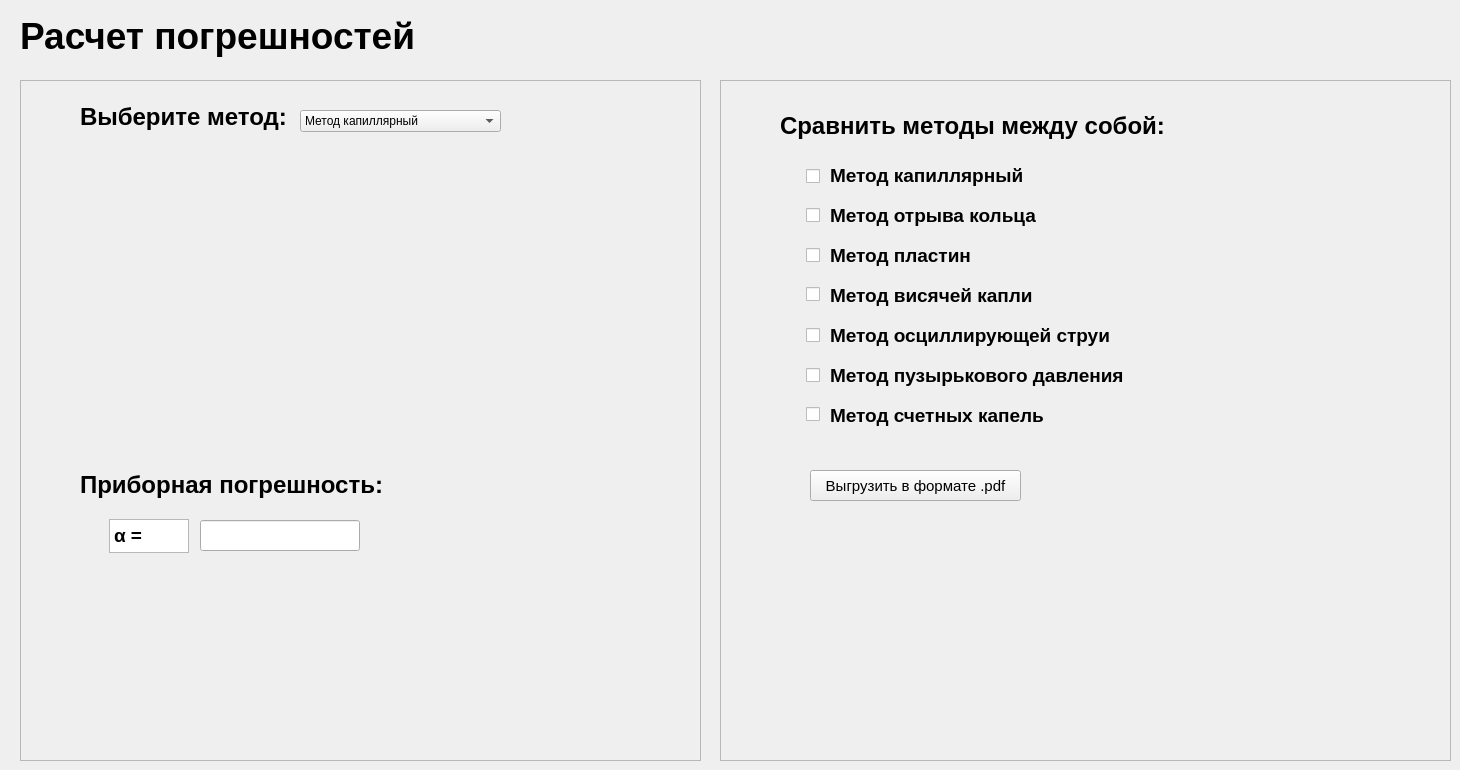
      <widget class="QWidget" name="tab_10">
       <attribute name="title">
        <string>Расчет погрешностей</string>
       </attribute>
       <widget class="QLabel" name="label_44">
        <property name="geometry">
         <rect>
          <x>20</x>
          <y>10</y>
          <width>411</width>
          <height>51</height>
         </rect>
        </property>
        <property name="font">
         <font>
          <family>Segoe UI</family>
          <pointsize>28</pointsize>
          <weight>75</weight>
          <bold>true</bold>
         </font>
        </property>
        <property name="text">
         <string>Расчет погрешностей</string>
        </property>
       </widget>
       <widget class="QFrame" name="frame_15">
        <property name="geometry">
         <rect>
          <x>20</x>
          <y>80</y>
          <width>681</width>
          <height>681</height>
         </rect>
        </property>
        <property name="frameShape">
         <enum>QFrame::StyledPanel</enum>
        </property>
        <property name="frameShadow">
         <enum>QFrame::Raised</enum>
        </property>
        <widget class="QLabel" name="label_49">
         <property name="geometry">
          <rect>
           <x>60</x>
           <y>21</y>
           <width>421</width>
           <height>31</height>
          </rect>
         </property>
         <property name="font">
          <font>
           <family>Segoe UI</family>
           <pointsize>18</pointsize>
           <weight>75</weight>
           <bold>true</bold>
           <underline>false</underline>
          </font>
         </property>
         <property name="text">
          <string>Выберите метод:</string>
         </property>
        </widget>
        <widget class="QComboBox" name="comboBox">
         <property name="geometry">
          <rect>
           <x>280</x>
           <y>30</y>
           <width>201</width>
           <height>22</height>
          </rect>
         </property>
         <item>
          <property name="text">
           <string>Метод капиллярный</string>
          </property>
         </item>
         <item>
          <property name="text">
           <string>Метод отрыва кольца</string>
          </property>
         </item>
         <item>
          <property name="text">
           <string>Метод пластин</string>
          </property>
         </item>
         <item>
          <property name="text">
           <string>Метод висячей капли</string>
          </property>
         </item>
         <item>
          <property name="text">
           <string>Метод осциллирующей струи</string>
          </property>
         </item>
         <item>
          <property name="text">
           <string>Метод пузырькового давления</string>
          </property>
         </item>
         <item>
          <property name="text">
           <string>Метод счетных капель</string>
          </property>
         </item>
        </widget>
        <widget class="QLabel" name="label_53">
         <property name="geometry">
          <rect>
           <x>60</x>
           <y>389</y>
           <width>421</width>
           <height>31</height>
          </rect>
         </property>
         <property name="font">
          <font>
           <family>Segoe UI</family>
           <pointsize>18</pointsize>
           <weight>75</weight>
           <bold>true</bold>
           <underline>false</underline>
          </font>
         </property>
         <property name="text">
          <string>Приборная погрешность:</string>
         </property>
        </widget>
        <widget class="QLineEdit" name="lineEdit_69">
         <property name="geometry">
          <rect>
           <x>180</x>
           <y>440</y>
           <width>160</width>
           <height>31</height>
          </rect>
         </property>
         <property name="font">
          <font>
           <family>Segoe UI</family>
           <pointsize>14</pointsize>
           <underline>false</underline>
          </font>
         </property>
         <property name="text">
          <string/>
         </property>
        </widget>
        <widget class="QTextBrowser" name="textBrowser_150">
         <property name="geometry">
          <rect>
           <x>89</x>
           <y>439</y>
           <width>80</width>
           <height>34</height>
          </rect>
         </property>
         <property name="html">
          <string>&lt;!DOCTYPE HTML PUBLIC &quot;-//W3C//DTD HTML 4.0//EN&quot; &quot;http://www.w3.org/TR/REC-html40/strict.dtd&quot;&gt;
&lt;html&gt;&lt;head&gt;&lt;meta name=&quot;qrichtext&quot; content=&quot;1&quot; /&gt;&lt;style type=&quot;text/css&quot;&gt;
p, li { white-space: pre-wrap; }
&lt;/style&gt;&lt;/head&gt;&lt;body style=&quot; font-family:'MS Shell Dlg 2'; font-size:8.25pt; font-weight:400; font-style:normal;&quot;&gt;
&lt;p style=&quot; margin-top:0px; margin-bottom:0px; margin-left:0px; margin-right:0px; -qt-block-indent:0; text-indent:0px;&quot;&gt;&lt;span style=&quot; font-size:14pt; font-weight:600;&quot;&gt;α = &lt;/span&gt;&lt;/p&gt;&lt;/body&gt;&lt;/html&gt;</string>
         </property>
        </widget>
       </widget>
       <widget class="QFrame" name="frame_16">
        <property name="geometry">
         <rect>
          <x>720</x>
          <y>80</y>
          <width>731</width>
          <height>681</height>
         </rect>
        </property>
        <property name="frameShape">
         <enum>QFrame::StyledPanel</enum>
        </property>
        <property name="frameShadow">
         <enum>QFrame::Raised</enum>
        </property>
        <widget class="QLabel" name="label_50">
         <property name="geometry">
          <rect>
           <x>60</x>
           <y>30</y>
           <width>411</width>
           <height>31</height>
          </rect>
         </property>
         <property name="font">
          <font>
           <family>Segoe UI</family>
           <pointsize>18</pointsize>
           <weight>75</weight>
           <bold>true</bold>
           <underline>false</underline>
          </font>
         </property>
         <property name="text">
          <string>Сравнить методы между собой:</string>
         </property>
        </widget>
        <widget class="QPushButton" name="pushButton_11">
         <property name="geometry">
          <rect>
           <x>90</x>
           <y>390</y>
           <width>211</width>
           <height>31</height>
          </rect>
         </property>
         <property name="font">
          <font>
           <family>Segoe UI</family>
           <pointsize>11</pointsize>
          </font>
         </property>
         <property name="text">
          <string>Выгрузить в формате .pdf</string>
         </property>
        </widget>
        <widget class="QLabel" name="label_51">
         <property name="geometry">
          <rect>
           <x>110</x>
           <y>80</y>
           <width>201</width>
           <height>31</height>
          </rect>
         </property>
         <property name="font">
          <font>
           <family>Segoe UI</family>
           <pointsize>14</pointsize>
           <weight>75</weight>
           <bold>true</bold>
           <underline>false</underline>
          </font>
         </property>
         <property name="text">
          <string>Метод капиллярный</string>
         </property>
        </widget>
        <widget class="QLabel" name="label_52">
         <property name="geometry">
          <rect>
           <x>110</x>
           <y>120</y>
           <width>221</width>
           <height>31</height>
          </rect>
         </property>
         <property name="font">
          <font>
           <family>Segoe UI</family>
           <pointsize>14</pointsize>
           <weight>75</weight>
           <bold>true</bold>
           <underline>false</underline>
          </font>
         </property>
         <property name="text">
          <string>Метод отрыва кольца</string>
         </property>
        </widget>
        <widget class="QLabel" name="label_54">
         <property name="geometry">
          <rect>
           <x>110</x>
           <y>160</y>
           <width>201</width>
           <height>31</height>
          </rect>
         </property>
         <property name="font">
          <font>
           <family>Segoe UI</family>
           <pointsize>14</pointsize>
           <weight>75</weight>
           <bold>true</bold>
           <underline>false</underline>
          </font>
         </property>
         <property name="text">
          <string>Метод пластин</string>
         </property>
        </widget>
        <widget class="QLabel" name="label_55">
         <property name="geometry">
          <rect>
           <x>110</x>
           <y>200</y>
           <width>221</width>
           <height>31</height>
          </rect>
         </property>
         <property name="font">
          <font>
           <family>Segoe UI</family>
           <pointsize>14</pointsize>
           <weight>75</weight>
           <bold>true</bold>
           <underline>false</underline>
          </font>
         </property>
         <property name="text">
          <string>Метод висячей капли</string>
         </property>
        </widget>
        <widget class="QLabel" name="label_56">
         <property name="geometry">
          <rect>
           <x>110</x>
           <y>240</y>
           <width>291</width>
           <height>31</height>
          </rect>
         </property>
         <property name="font">
          <font>
           <family>Segoe UI</family>
           <pointsize>14</pointsize>
           <weight>75</weight>
           <bold>true</bold>
           <underline>false</underline>
          </font>
         </property>
         <property name="text">
          <string>Метод осциллирующей струи</string>
         </property>
        </widget>
        <widget class="QLabel" name="label_57">
         <property name="geometry">
          <rect>
           <x>110</x>
           <y>280</y>
           <width>311</width>
           <height>31</height>
          </rect>
         </property>
         <property name="font">
          <font>
           <family>Segoe UI</family>
           <pointsize>14</pointsize>
           <weight>75</weight>
           <bold>true</bold>
           <underline>false</underline>
          </font>
         </property>
         <property name="text">
          <string>Метод пузырькового давления</string>
         </property>
        </widget>
        <widget class="QLabel" name="label_58">
         <property name="geometry">
          <rect>
           <x>110</x>
           <y>320</y>
           <width>351</width>
           <height>31</height>
          </rect>
         </property>
         <property name="font">
          <font>
           <family>Segoe UI</family>
           <pointsize>14</pointsize>
           <weight>75</weight>
           <bold>true</bold>
           <underline>false</underline>
          </font>
         </property>
         <property name="text">
          <string>Метод счетных капель</string>
         </property>
        </widget>
        <widget class="QCheckBox" name="checkBox">
         <property name="geometry">
          <rect>
           <x>86</x>
           <y>81</y>
           <width>31</width>
           <height>31</height>
          </rect>
         </property>
         <property name="text">
          <string/>
         </property>
        </widget>
        <widget class="QCheckBox" name="checkBox_2">
         <property name="geometry">
          <rect>
           <x>86</x>
           <y>120</y>
           <width>31</width>
           <height>31</height>
          </rect>
         </property>
         <property name="text">
          <string/>
         </property>
        </widget>
        <widget class="QCheckBox" name="checkBox_3">
         <property name="geometry">
          <rect>
           <x>86</x>
           <y>199</y>
           <width>31</width>
           <height>31</height>
          </rect>
         </property>
         <property name="text">
          <string/>
         </property>
        </widget>
        <widget class="QCheckBox" name="checkBox_4">
         <property name="geometry">
          <rect>
           <x>86</x>
           <y>160</y>
           <width>31</width>
           <height>31</height>
          </rect>
         </property>
         <property name="text">
          <string/>
         </property>
        </widget>
        <widget class="QCheckBox" name="checkBox_5">
         <property name="geometry">
          <rect>
           <x>86</x>
           <y>240</y>
           <width>31</width>
           <height>31</height>
          </rect>
         </property>
         <property name="text">
          <string/>
         </property>
        </widget>
        <widget class="QCheckBox" name="checkBox_6">
         <property name="geometry">
          <rect>
           <x>86</x>
           <y>280</y>
           <width>31</width>
           <height>31</height>
          </rect>
         </property>
         <property name="text">
          <string/>
         </property>
        </widget>
        <widget class="QCheckBox" name="checkBox_7">
         <property name="geometry">
          <rect>
           <x>86</x>
           <y>319</y>
           <width>31</width>
           <height>31</height>
          </rect>
         </property>
         <property name="text">
          <string/>
         </property>
        </widget>
       </widget>
      </widget>
